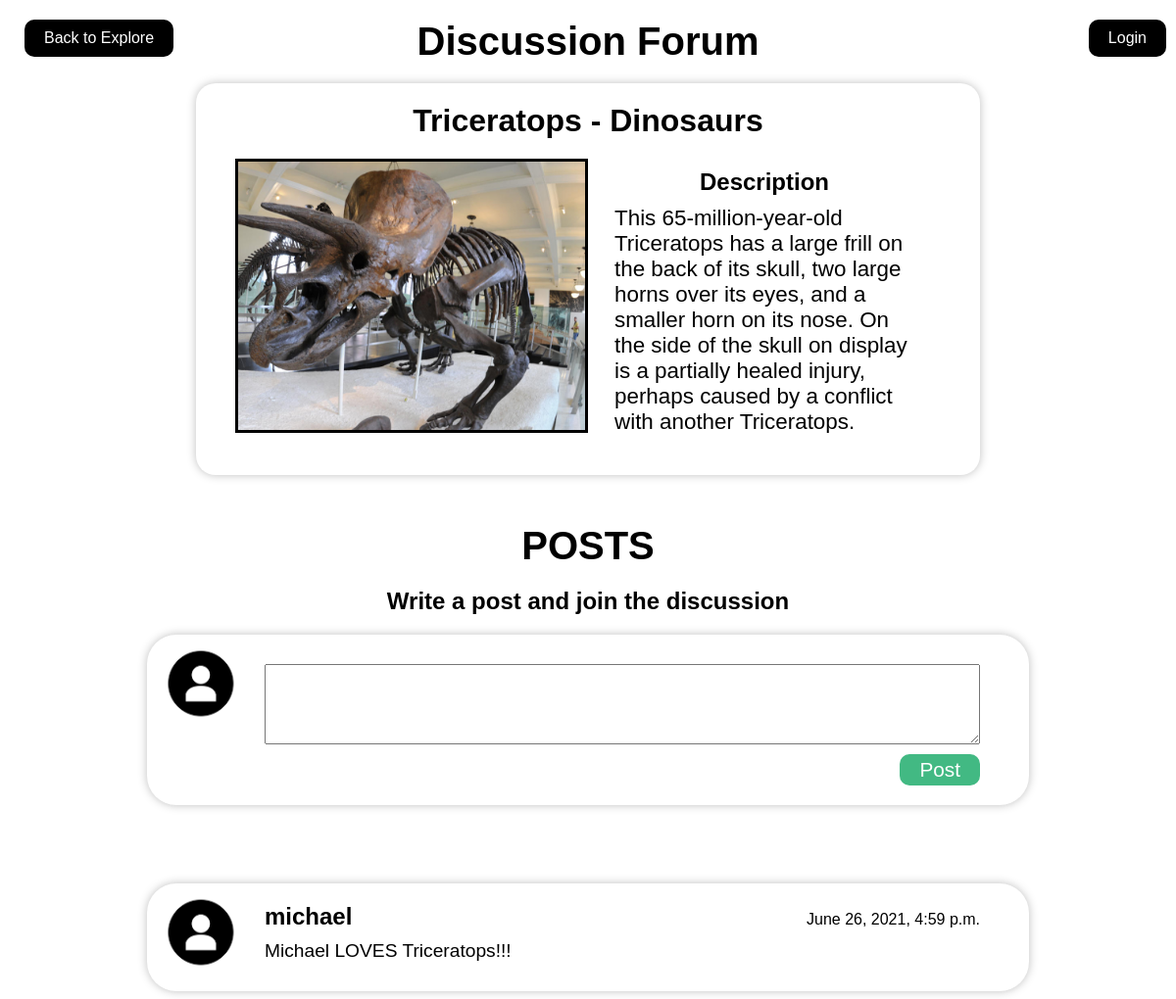
Page /discussion/7 on the earlier database version.
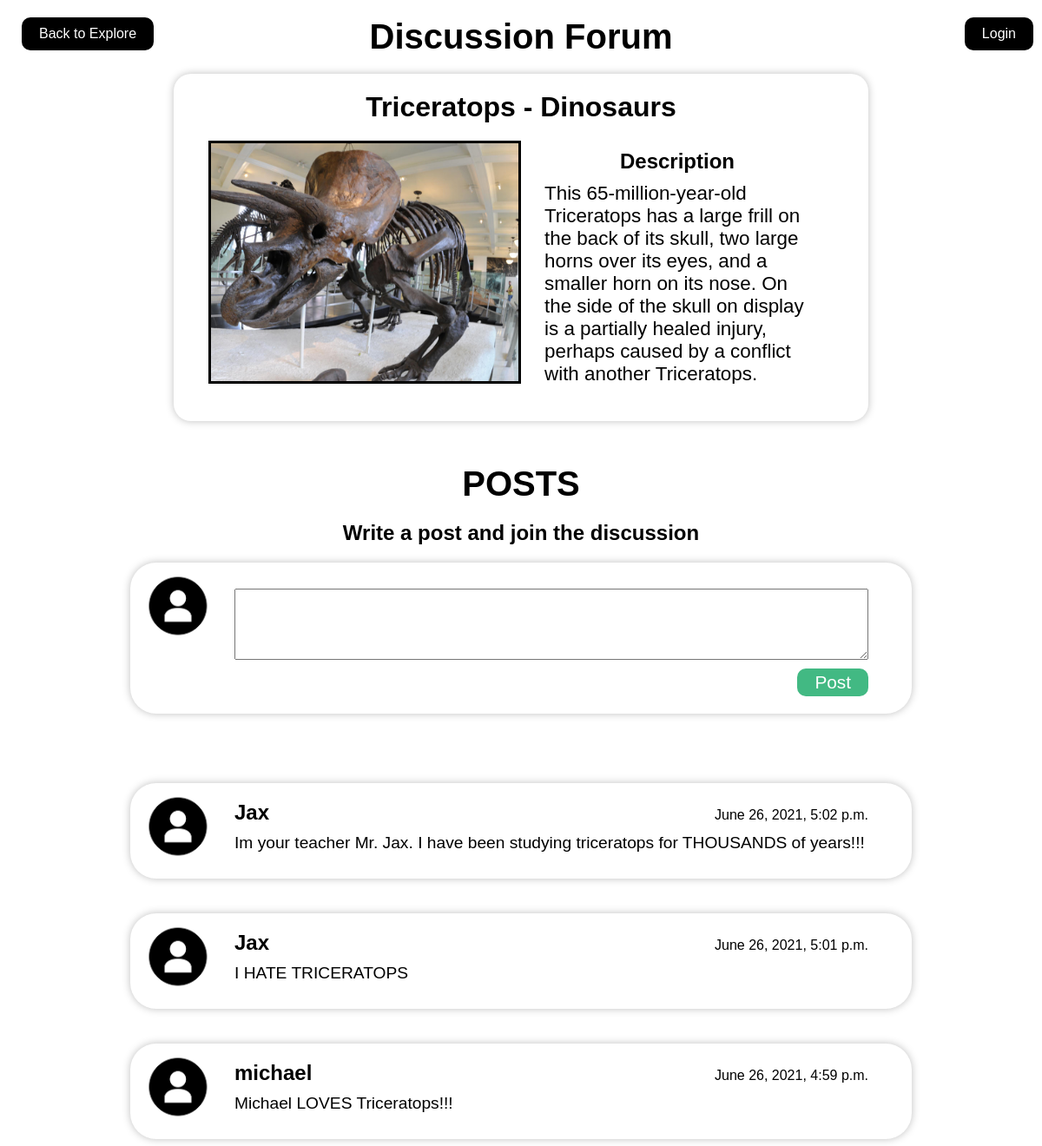
Same page on the later database version.
### backend/models.py (models this page shows, shortened)
class Item(models.Model):
    name = models.CharField(max_length=200)
    category = models.CharField(max_length=200, default="Dinosaurs")
    description = models.CharField(max_length=5000)
    description = models.TextField()
    img_url = models.URLField(null=True, blank=True)
    img = models.ImageField(null=True, upload_to='images/')

class DiscussionPost(models.Model):
    item = models.ForeignKey(Item, on_delete=models.CASCADE)
    user = models.ForeignKey(User, on_delete=models.CASCADE)
    time = models.DateTimeField(auto_now=True)
    post = models.TextField(null=True, blank=True)

class User(models.Model):
    username = models.CharField(max_length=64, unique=True)
    password = models.CharField(max_length=64)
    name = models.CharField(max_length=64)

### backend/views.py (the view, shortened to what this page needs)
# urls.py: path('discussion', views.discussion, name="discussion"),
def discussion(request, item_pk=2):
    if request.method == 'GET':
        dps = DiscussionPost.objects.filter(item=Item.objects.get(id=item_pk))
        print(dps)
        item = Item.objects.get(id=item_pk)
        data = {"posts":dps, "item":item, "loggedIn": False}
        if "username" in request.session:
            loggedIn = True
            user = User.objects.get(username=request.session["username"])
            data.update({"loggedIn": loggedIn, "user": user})
        return render(request, "discussion.html", data)

### backend/templates/discussion.html (shortened to what this page needs)
<!DOCTYPE html>
<html>
    <head>
        <link rel="stylesheet" href="../static/style.css">
        <h1 class="title-discussion">Discussion Forum</h1>
    </head>
    <body>
        <a class="back-button" style="" href="../" onclick="backButton()">Back to Explore</a>
        <a class="back-discuss">Login</a>
        <main class="artifact" style="height: 50%; width: 800px;">
            <h1>{{ item.name }} - {{ item.category }}</h1>
            <div style="height: 20px;"></div>
            <div class="artifact__content">
                <div style="background-image: url({{ item.img.url }});" class="img"></div>
                <div class="text">
                    <h3>Description</h3>
                    <p>{{ item.description | linebreaksbr }}</p>
                </div>
            </div>
            <div style="height: 20px;"></div>
        </main>
        <div style="height: 30px;"></div>
        <h1 style="text-align: center; margin: auto;font-size: 2.5rem; padding: 20px 0px;">POSTS</h1>
        <h3 style="font-size: 1.5rem; text-align: center; margin:auto;">Write a post and join the discussion</h3>
        <div style="height: 20px;"></div>
        <form class="discussion" method="POST">
            <img src="../static/images/usericon.png" alt="">
            <div class="discussion__text">
                <textarea id="textarea" name="textarea" rows="4" cols="50"></textarea>
                <button type="submit">Post</button>
            </div>
        </form>
        <div style="height: 40px;"></div>
        <div style="display: flex; flex-direction: column-reverse;">
        {% for item in posts %}
            <section class="discussion">
                <img src="../static/images/usericon.png" alt="">
                <div class="discussion__text">
                    <header>
                        <h3>{{ item.user.name }}</h3>
                        <h4>{{ item.time }}</h4>
                    </header>
                    <p>{{ item.post }}</p>
                </div>
            </section>
            <div style="height: 40px;"></div>
        {% endfor %}
        </div>
        <div style="height: 50px;"></div>
    </body>
</html>

### backend/static/style.css (style rules this page uses)
* { box-sizing: border-box; margin: 0; padding: 0; }
body, html { width: 100vw; height: 100%; }
body { font-family: Arial, Helvetica, sans-serif; position: relative; }
.back-button { position: absolute; background-color: black; color: white; height: fit-content; border: none; display: block; text-decoration: none; text-align: center; padding: 10px 20px; border-radius: 10px; margin-top: 15px; margin-left: 15px; top: 5px; left: 10px; width: fit-content; }
.artifact { background-color: white; border: none; width: 80%; height: 75%; position: relative; border-radius: 20px; box-shadow: 0px 0px 10px 0px #bfbfbf; margin: auto; }
.artifact > h1 { margin: auto; text-align: center; padding-top: 20px; }
.artifact__content { width: 90%; display: flex; flex-direction: row; align-items: stretch; height: 70%; margin: auto; }
.artifact__content > div { width: 50%; }
.artifact__content > .text { overflow: scroll; }
.artifact__content > .text > p { width: 85%; margin: auto; margin-top: 10px; font-size: 1.4rem; }
.artifact__content > .text > h3 { margin: auto; text-align: center; font-size: 1.5rem; margin-top: 10px; }
.artifact__content > .img { background-size: cover; background-position: center; border: solid 3px black; }
.discussion { width: 75%; margin: auto; display: flex; flex-direction: row; justify-content: flex-start; box-shadow: 0px 0px 10px 0px #bfbfbf; border-radius: 30px; }
.discussion > img { height: 80px; width: 80px; margin-top: 10px; margin-left: 15px; }
.discussion__text { flex: 1; padding: 20px 50px 20px 25px; }
.discussion__text > header { display: flex; flex-direction: row; justify-content: space-between; align-items: baseline; }
.discussion__text > header > h3 { font-size: 1.5rem; }
.discussion__text > header > h4 { font-weight: 200; font-size: 1rem; }
.discussion__text > p { font-size: 1.2rem; padding: 10px 0px; }
.discussion__text > button { display: block; font-size: 1.3rem; padding: 4px 20px; background-color: #42b983; color: white; float: right; border: none; border-radius: 10px; margin-top: 10px; }
.discussion__text > textarea { display: block; width: 100%; resize: vertical; padding: 10px 20px; margin-top: 10px; }

### backend/templates/discussion.html (style rules this page uses)
.title-discussion { text-align: center; margin: auto; font-size: 2.5rem; padding: 20px 0px; }
p { font-size: 2rem; }
.back-discuss { position: absolute; background-color: black; color: white; width: 100px; height: fit-content; border: none; display: block; text-decoration: none; text-align: center; padding: 10px 20px; border-radius: 10px; margin-top: 15px; margin-left: 15px; top: 5px; right: 10px; width: fit-content; }

Differences in the rows shown:
added DiscussionPost: user.name "Jax", time "June 26, 2021, 5:01 p.m.", post "I HATE TRICERATOPS"
added DiscussionPost: user.name "Jax", time "June 26, 2021, 5:02 p.m.", post "Im your teacher Mr. Jax. I have been studying triceratops for THOUSANDS of years!!!"
